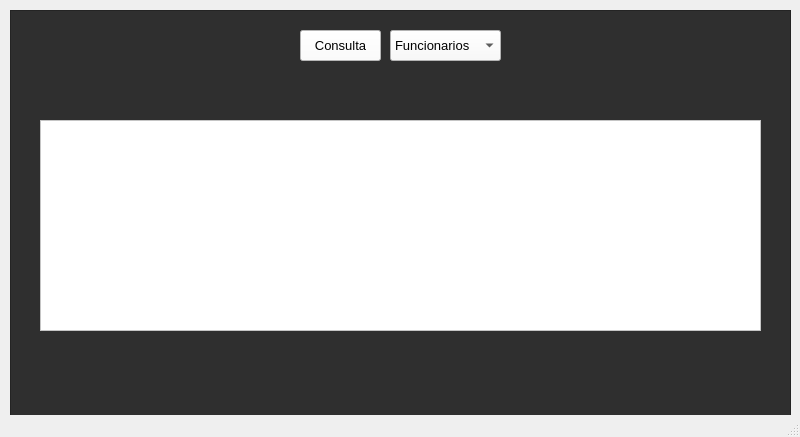
<?xml version="1.0" encoding="UTF-8"?>
<ui version="4.0">
 <class>MainWindow</class>
 <widget class="QMainWindow" name="MainWindow">
  <property name="geometry">
   <rect>
    <x>0</x>
    <y>0</y>
    <width>800</width>
    <height>437</height>
   </rect>
  </property>
  <property name="windowTitle">
   <string>MainWindow</string>
  </property>
  <widget class="QWidget" name="centralwidget">
   <widget class="QFrame" name="frame">
    <property name="geometry">
     <rect>
      <x>10</x>
      <y>10</y>
      <width>781</width>
      <height>451</height>
     </rect>
    </property>
    <property name="font">
     <font>
      <pointsize>15</pointsize>
     </font>
    </property>
    <property name="styleSheet">
     <string notr="true">background-color: rgb(47, 47, 47);</string>
    </property>
    <property name="frameShape">
     <enum>QFrame::StyledPanel</enum>
    </property>
    <property name="frameShadow">
     <enum>QFrame::Raised</enum>
    </property>
    <widget class="QComboBox" name="comboBox">
     <property name="geometry">
      <rect>
       <x>380</x>
       <y>20</y>
       <width>111</width>
       <height>31</height>
      </rect>
     </property>
     <property name="font">
      <font>
       <pointsize>10</pointsize>
      </font>
     </property>
     <property name="styleSheet">
      <string notr="true">alternate-background-color: rgb(249, 249, 249);
background-color: rgb(250, 250, 250);</string>
     </property>
     <item>
      <property name="text">
       <string>Funcionarios</string>
      </property>
     </item>
     <item>
      <property name="text">
       <string>Agrotoxicos</string>
      </property>
     </item>
     <item>
      <property name="text">
       <string>Propriedades</string>
      </property>
     </item>
     <item>
      <property name="text">
       <string>Ambiente</string>
      </property>
     </item>
    </widget>
    <widget class="QTableWidget" name="tableWidget">
     <property name="enabled">
      <bool>true</bool>
     </property>
     <property name="geometry">
      <rect>
       <x>30</x>
       <y>110</y>
       <width>721</width>
       <height>211</height>
      </rect>
     </property>
     <property name="maximumSize">
      <size>
       <width>16777215</width>
       <height>211</height>
      </size>
     </property>
     <property name="font">
      <font>
       <pointsize>10</pointsize>
       <weight>75</weight>
       <italic>false</italic>
       <bold>true</bold>
      </font>
     </property>
     <property name="styleSheet">
      <string notr="true">background-color: rgb(255, 255, 255);</string>
     </property>
     <property name="defaultDropAction">
      <enum>Qt::IgnoreAction</enum>
     </property>
     <property name="showGrid">
      <bool>true</bool>
     </property>
     <property name="gridStyle">
      <enum>Qt::DashDotLine</enum>
     </property>
     <property name="columnCount">
      <number>0</number>
     </property>
     <attribute name="horizontalHeaderVisible">
      <bool>true</bool>
     </attribute>
     <attribute name="horizontalHeaderCascadingSectionResizes">
      <bool>false</bool>
     </attribute>
     <attribute name="horizontalHeaderDefaultSectionSize">
      <number>100</number>
     </attribute>
     <attribute name="horizontalHeaderShowSortIndicator" stdset="0">
      <bool>false</bool>
     </attribute>
    </widget>
    <widget class="QPushButton" name="botaoteste">
     <property name="geometry">
      <rect>
       <x>290</x>
       <y>20</y>
       <width>81</width>
       <height>31</height>
      </rect>
     </property>
     <property name="font">
      <font>
       <pointsize>10</pointsize>
      </font>
     </property>
     <property name="styleSheet">
      <string notr="true">background-color: rgb(255, 255, 255);</string>
     </property>
     <property name="text">
      <string>Consulta</string>
     </property>
    </widget>
   </widget>
  </widget>
  <widget class="QMenuBar" name="menubar">
   <property name="geometry">
    <rect>
     <x>0</x>
     <y>0</y>
     <width>800</width>
     <height>20</height>
    </rect>
   </property>
  </widget>
  <widget class="QStatusBar" name="statusbar"/>
 </widget>
 <resources/>
 <connections/>
</ui>
